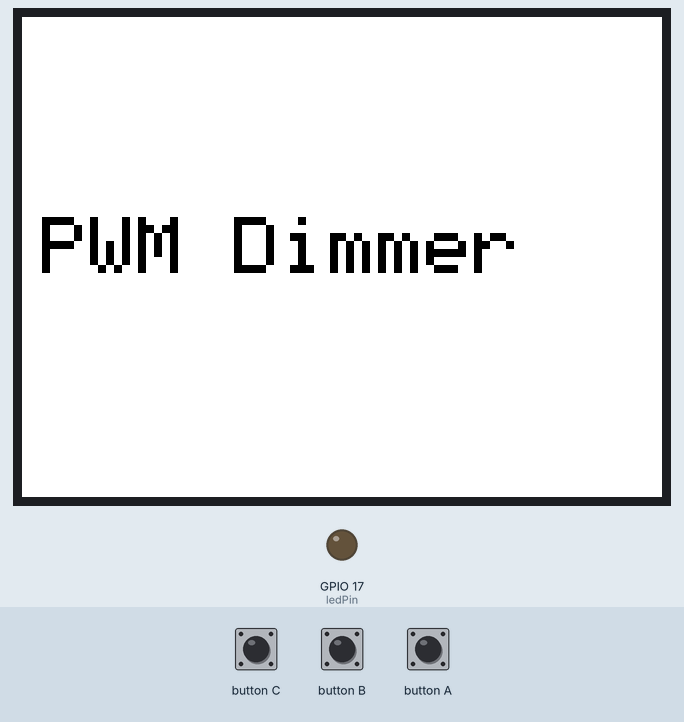
Simulated run of this sketch. Board: ESP32. Shown: 320×240 colour display, output pins drawn as LEDs (lit = HIGH). The inputs (shaded band) are chosen by the test bench.

Above: at 1.4 s.
1.5 s: button C pressed for 0.15 s
At 2.5 s:
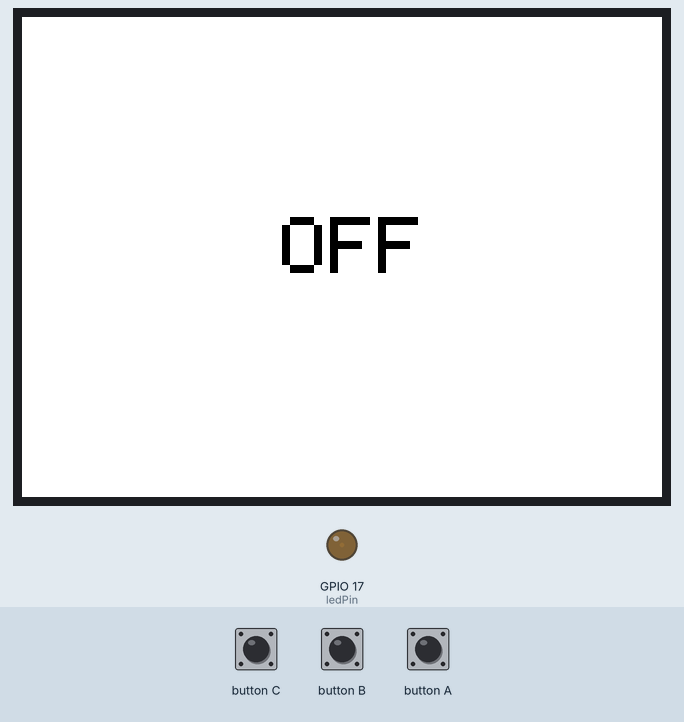
3.4 s: button B pressed for 1 s
At 5.6 s:
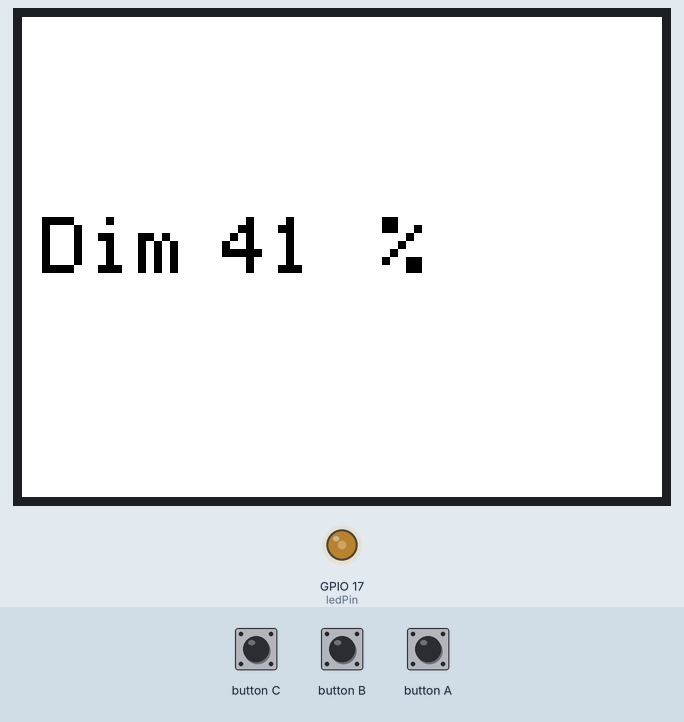
5.9 s: button C pressed for 1 s
At 8.1 s:
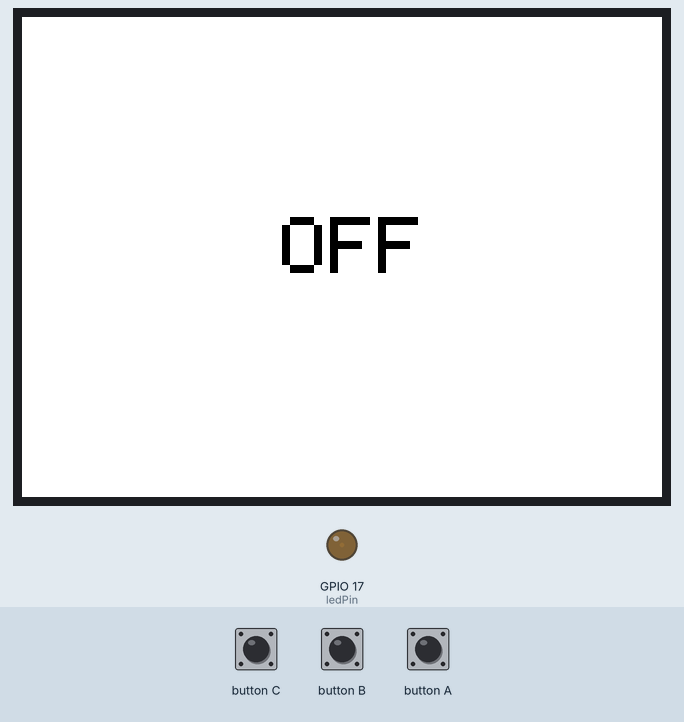
8.4 s: button A pressed for 3.2 s
At 12.6 s:
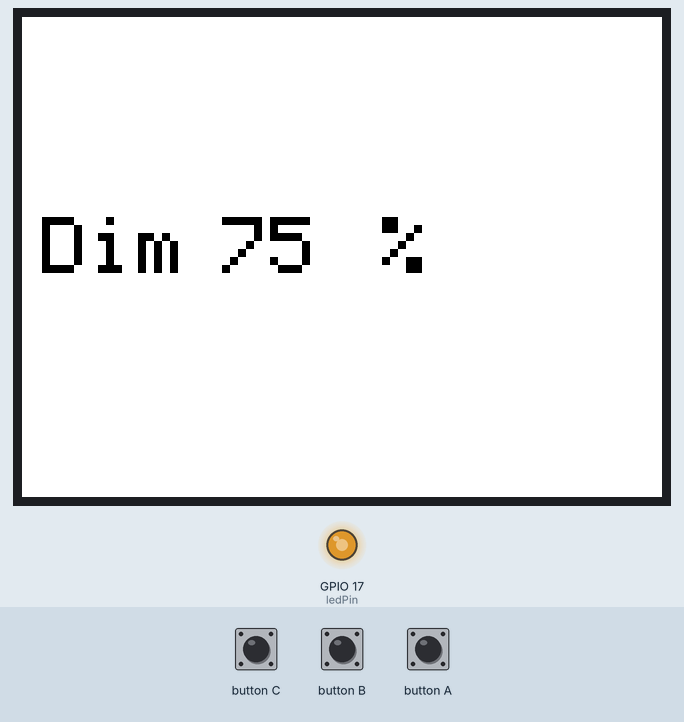
13.1 s: button A pressed for 1 s
At 15.3 s:
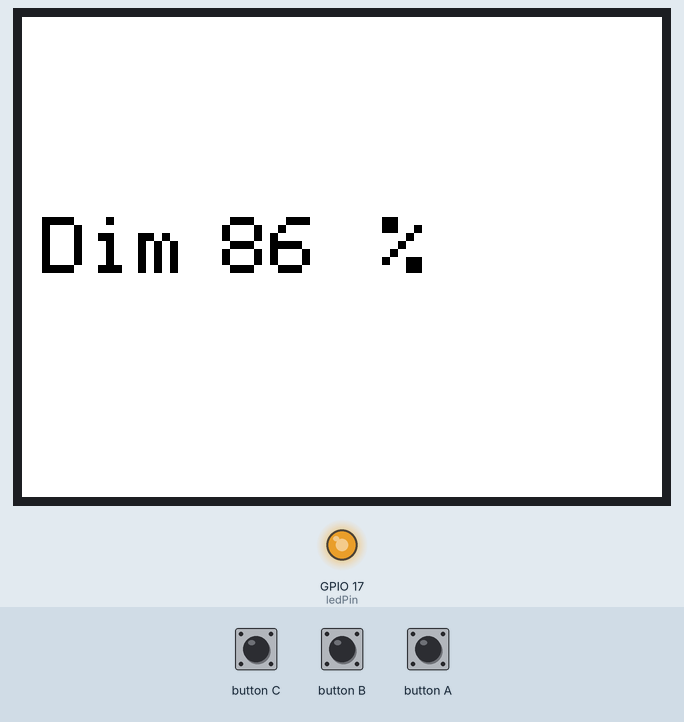
15.6 s: button B pressed for 0.15 s
At 16.7 s:
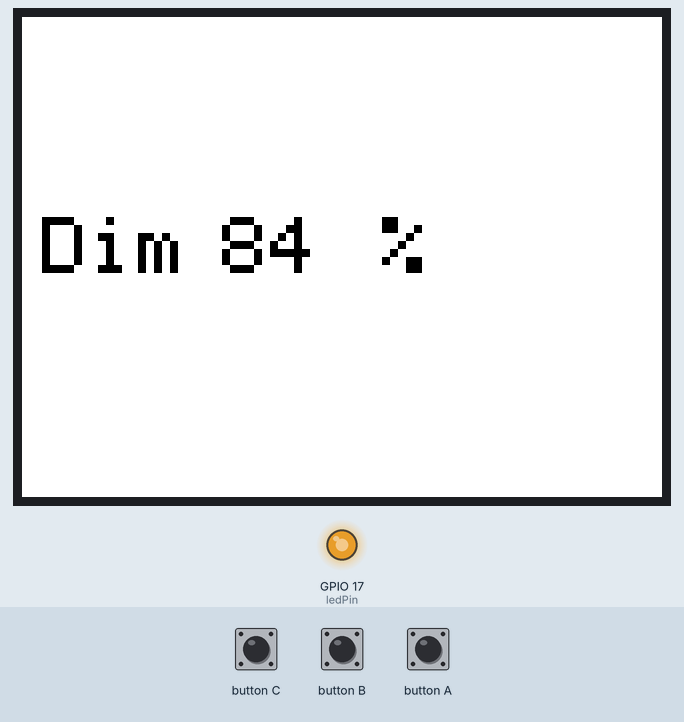
Timing chart, 0 to 18.2 s (numbered marks = the images above; inputs shaded):
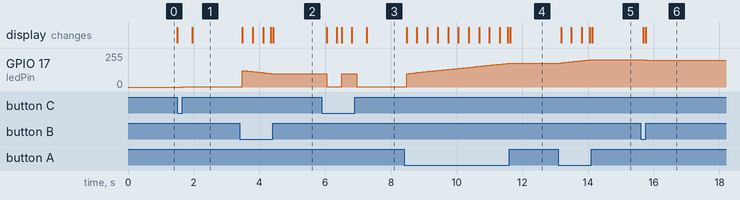

Measured:
- after the input at 1.5 s, GPIO 17 (ledPin): 0/255 → 1/255 after 0.15 s; the display: first changes at once (image 1 shows a later state)
- after the input at 3.4 s, the display: first changes after 0.08 s (image 2 shows a later state)
- after the input at 5.9 s, GPIO 17 (ledPin): 99/255 → 1/255 after 0.15 s, → 99/255 0.45 s later, → 1/255 0.45 s later; the display: first changes after 0.15 s (image 3 shows a later state)
- after the input at 8.4 s, GPIO 17 (ledPin): moves from 1/255 to 180/255 over 3.1 s, starting after 0.08 s; the display: first changes after 0.08 s (image 4 shows a later state)
- after the input at 13.1 s, GPIO 17 (ledPin): moves from 180/255 to 206/255 over 0.94 s, starting after 0.08 s; the display: first changes after 0.08 s (image 5 shows a later state)
- after the input at 15.6 s, GPIO 17 (ledPin): 206/255 → 204/255 after 0.08 s, → 202/255 0.08 s later; the display: first changes after 0.08 s (image 6 shows a later state)

The sketch:

PWM_Dimmer.ino
```cpp
#include <M5Stack.h>

int pwmChannel = 1;
int ledPin = 17;
int ledState = 125;
int ledONOFF = 0;
int i = 0;
int DspState;

void setup() {
  // put your setup code here, to run once:
  M5.begin();
  ledcSetup(pwmChannel, 1000, 8);
  ledcAttachPin(ledPin, pwmChannel);
  pinMode(ledPin, OUTPUT);
  M5.Lcd.fillScreen(WHITE);
  M5.Lcd.setTextColor(BLACK);
  M5.Lcd.setCursor(10,100);
  M5.Lcd.setTextSize(4);
  M5.Lcd.drawString("PWM Dimmer",10,100, 1);
}

void loop() {
  // put your main code here, to run repeatedly:

 //---------------dimming up--------------------
  if(M5.BtnA.isPressed()){
    //M5.Lcd.clear();
    M5.Lcd.fillScreen(WHITE);
    ledState += 2;
    if(ledState > 240)
      ledState = 240;
      ledcWrite(pwmChannel, ledState);
      delay(0);
      i = 0;
       DspState = (ledState*10) / 24;
       M5.Lcd.drawString("Dim",10,100, 1);
       M5.Lcd.drawNumber(DspState,100,100, 1);
       M5.Lcd.drawString("%",180,100, 1);
  }

 //--------------dimming down-------------------
  if(M5.BtnB.isPressed()){
   M5.Lcd.fillScreen(WHITE);
    ledState -=2;
    if(ledState < 15)
      ledState = 15;
      ledcWrite(pwmChannel, ledState);
      delay(0);
      i= 0;
       DspState = (ledState*10) / 24;
       M5.Lcd.drawString("Dim",10,100, 1);
       M5.Lcd.drawNumber(DspState,100,100, 1);
       M5.Lcd.drawString("%",180,100, 1);
    }
 //-----------------on and off-----------------
  if(M5.BtnC.isPressed()){
       M5.Lcd.fillScreen(WHITE);
    if(i == 0){
       M5.Lcd.fillScreen(WHITE);
      ledONOFF = 1;
      ledcWrite(pwmChannel, ledONOFF);
      delay(300);
      M5.Lcd.drawString("OFF",130,100, 1);
    }

    if(i == 1){
       M5.Lcd.fillScreen(WHITE);
      ledcWrite(pwmChannel, ledState);
      delay(300);
      M5.Lcd.drawString("ON",130,100, 1);
    }

  i = !i;
  }
  M5.update();
}
```
